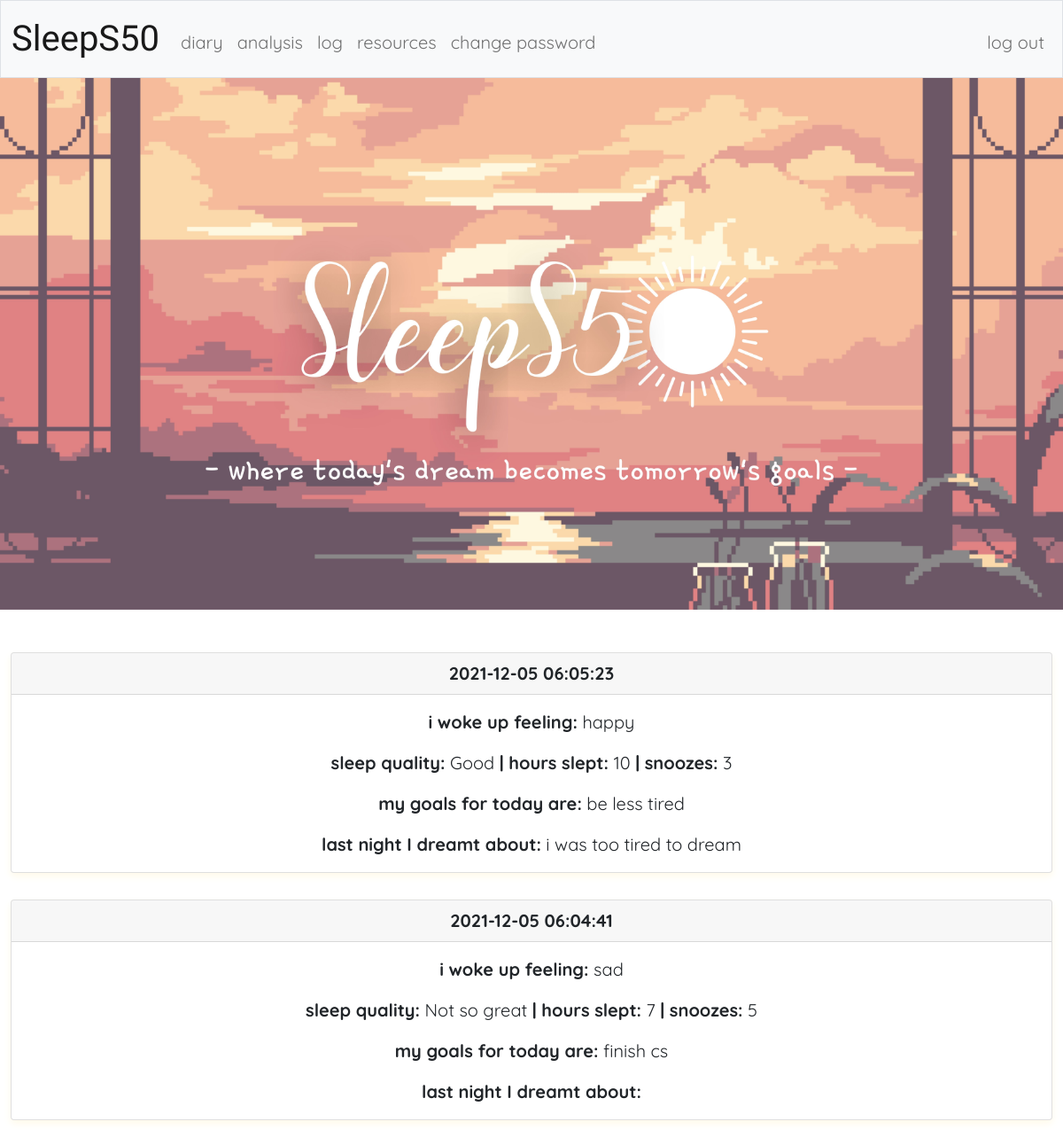
The app's page /log (signed in) with its own data.
### tables this page shows
CREATE TABLE diary (id INTEGER, user_id INTEGER NOT NULL, hours_slept INTEGER NOT NULL, snoozes INTEGER NOT NULL, sleep_quality TEXT NOT NULL, mood TEXT NOT NULL, daily_goals TEXT NOT NULL, dream TEXT NOT NULL, time DATETIME NOT NULL DEFAULT CURRENT_TIMESTAMP, PRIMARY key(id), FOREIGN key(user_id) REFERENCES users(id));

### app.py (the view)
@app.route("/log")
@login_required
def log():
    diarys = db.execute("SELECT * FROM diary WHERE user_id = :user_id ORDER BY time DESC", user_id=session["user_id"])
    return render_template("log.html", diarys = diarys)

### app.py (called while the page is built)
@app.after_request
def after_request(response):
    response.headers["Cache-Control"] = "no-cache, no-store, must-revalidate"
    response.headers["Expires"] = 0
    response.headers["Pragma"] = "no-cache"
    return response

### helpers.py (called while the page is built)
def login_required(f):
    @wraps(f)
    def decorated_function(*args, **kwargs):
        if session.get("user_id") is None:
            return redirect("/login")
        return f(*args, **kwargs)
    return decorated_function

### templates/log.html (shortened to what this page needs)
{% extends "layout.html" %}
{% block main %}
    {% for diary in diarys %}
    <div class="card">
        <div class="card-header">
          <b>{{diary.time}}</b>
        </div>
        <div class="card-body">
          <p class="card-text"><b>i woke up feeling:</b> {{diary.mood}}</p>
          <p class="card-text"><b>sleep quality:</b> {{diary.sleep_quality}}  <b>|  hours slept:</b> {{diary.hours_slept}}  <b>|  snoozes:</b> {{diary.snoozes}}</p>
          <p class="card-text"><b>my goals for today are:</b> {{diary.daily_goals}}</p>
          <p class="card-text"><b>last night I dreamt about:</b> {{diary.dream}}</p>
        </div>
    </div>
    <br>
    {% endfor %}
{% endblock %}

### templates/layout.html (shortened to what this page needs)
<!DOCTYPE html>
<html lang="en">
    <head>
        <link href="https://cdn.jsdelivr.net/npm/bootstrap@5.1.3/dist/css/bootstrap.min.css" rel="stylesheet">
        <link href="/static/styles.css" rel="stylesheet">
    </head>
    <body>
        <nav class="bg-light border navbar navbar-expand-md navbar-light">
            <div class="container-fluid">
                <a class="navbar-brand" href="/"><span class="header2" style="font-size:40px">SleepS50</span></a>
                <div class="collapse navbar-collapse" id="navbar">
                    {% if session["user_id"] %}
                        <ul class="navbar-nav me-auto mt-2">
                            <li class="nav-item"><a class="nav-link" href="/diary">diary</a></li>
                            <li class="nav-item"><a class="nav-link" href="/analysis">analysis</a></li>
                            <li class="nav-item"><a class="nav-link" href="/log">log</a></li>
                            <li class="nav-item"><a class="nav-link" href="/get_resources">resources</a></li>
                            <li class="nav-item"><a class="nav-link" href="/change_password">change password</a></li>
                        </ul>
                        <ul class="navbar-nav ms-auto mt-2">
                            <li class="nav-item"><a class="nav-link" href="/logout">log out</a></li>
                        </ul>
                    {% else %}
                        <ul class="navbar-nav ms-auto mt-2">
                            <li class="nav-item"><a class="nav-link" href="/register">register</a></li>
                            <li class="nav-item"><a class="nav-link" href="/login">log in</a></li>
                        </ul>
                    {% endif %}
                </div>
            </div>
        </nav>
        <img src="/static/SleepS50.jpg" alt="SleepS50" width="100%">
        <main class="container-fluid py-5 text-center">
            {% block main %}{% endblock %}
        </main>
    </body>
</html>

### static/styles.css (style rules this page uses)
body { font-family: 'Quicksand', sans-serif; font-size: 20px; }
.header2 { font-family: 'Gamja Flower', cursive; font-size: 50px; }
.card { box-shadow: 0 4px 8px 0 #FFFAEA; transition: 0.3s; }

### records on screen
diary: time "2021-12-05 06:05:23", mood "happy", sleep_quality "Good", hours_slept "10", snoozes "3", daily_goals "be less tired", dream "i was too tired to dream"
diary: time "2021-12-05 06:04:41", mood "sad", sleep_quality "Not so great", hours_slept "7", snoozes "5", daily_goals "finish cs"
